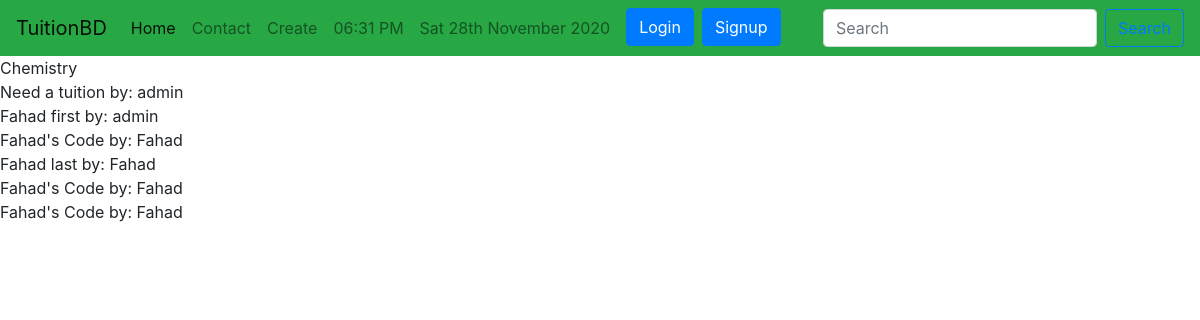
The page /tuition/subjects/ on the database its author committed.
### tuition/models.py (models this page shows, shortened)
class Subject(models.Model):
    name=models.CharField(max_length=100)

class Post(models.Model):
    CATEGORY=(
        ('Teacher','Teacher'),
        ('Student','Student'),
    )
    MEDIUM=(
        ('bangla','bangla'),
        ('English','English'),
        ('Urdu','Urdu'),
        ('Hindi','Hindi'),
        ('Arabic','Arabic'),
    )
    user=models.ForeignKey(User,on_delete=models.CASCADE, blank=True, null= True)
    id=models.AutoField(primary_key=True)
    title=models.CharField(max_length=101)
    slug=models.CharField(max_length=100, default=title)
    email=models.EmailField()
    salary=models.FloatField()
    details=models.TextField()
    available=models.BooleanField()
    category=models.CharField(max_length=100,choices=CATEGORY)
    created_at=models.DateTimeField(default=now)
    image=models.ImageField(default='default.jpg', upload_to='tuition/images')
    medium=MultiSelectField(max_length=100, max_choices=5, choices=MEDIUM, default='bangla')
    subject=models.ManyToManyField(Subject, related_name='subject_set')
    class_in=models.ManyToManyField(Class_in, related_name='class_set')
    district=models.CharField(max_length=100, null=True, blank=True)
    likes=models.ManyToManyField(User, related_name='post_likes')
    views=models.ManyToManyField(User, related_name='post_views')
    objects=models.Manager()
    items=PostManager()

### tuition/views.py (the view)
# urls.py: path('subjects/',subview,name="subjects"),
def subview(request):
    sub=Subject.objects.get(name="Chemistry")
    post=sub.subject_set.all()
    return render(request, 'tuition/subjectview.html',{'sub':sub,'post':post})

### templates/tuition/subjectview.html
{% extends 'basic.html' %}
{% block body %}
{{sub.name}} <br>
{% for p in sub.subject_set.all %}
{{p.title}} by:
{{p.user.username}} <br>
{% endfor %}
{% endblock body %}

### rows shown on the page
Subject: name "Chemistry"
Post: title "Need a tuition", user.username "admin"
Post: title "Fahad first", user.username "admin"
Post: title "Fahad's Code", user.username "Fahad"
Post: title "Fahad last", user.username "Fahad"
Post: title "Fahad's Code", user.username "Fahad"
Post: title "Fahad's Code", user.username "Fahad"
